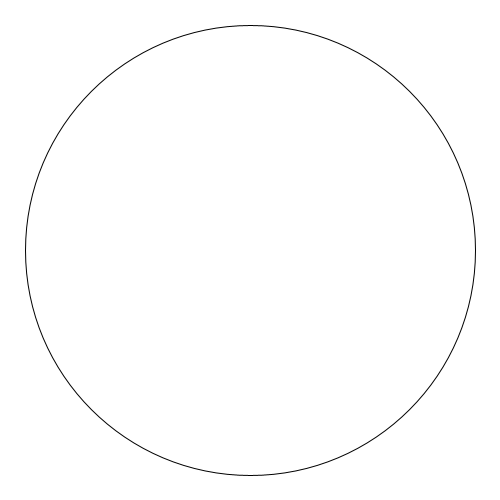
Frame 1 (no input)
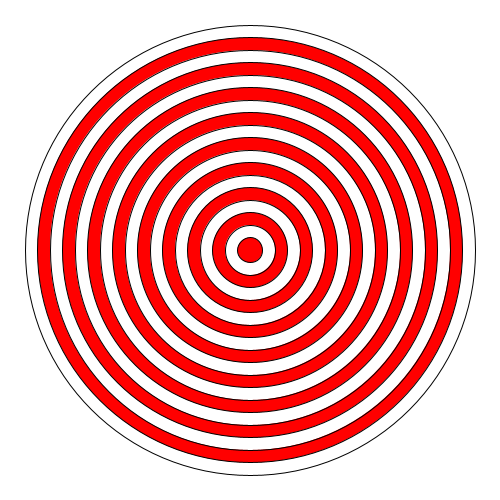
Frame 60 (the mouse pressed at the canvas centre just before this capture)
Frame 120 (the mouse held since frame 60 and released just before this capture): identical to frame 60, image omitted

The Processing sketch that drew these frames (run headless with seeded random() and noise(); from frame 60 on, the mouse is pressed at the canvas centre):

// Processing sketch: Bullseye
// ── Bullseye.pde
int counter=0;

int i;
void setup(){
size(500, 500);
background(255,255,255);
i=450;
}
void draw(){
  if(i>=25){
    if(counter %2==0){
    fill(255,255,255);
  }
  else{
    fill(255,0,0);
  }
   counter++;
    ellipse(250,250,i,i);
    i=i-25;
  }
}
